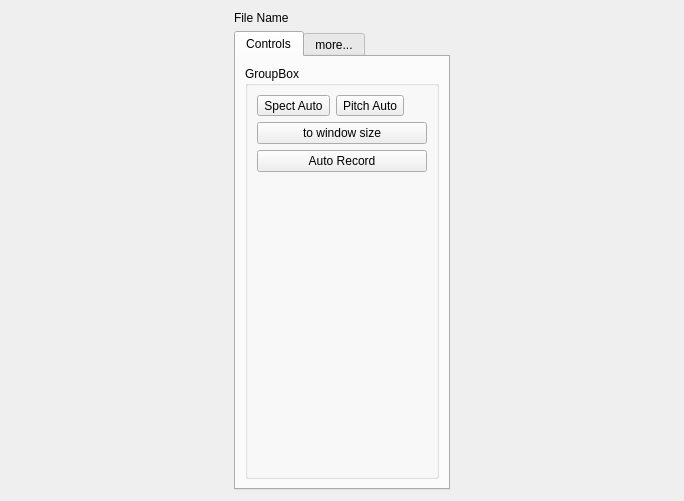
<?xml version="1.0" encoding="UTF-8"?>
<ui version="4.0">
 <class>GraphsWindow</class>
 <widget class="QWidget" name="GraphsWindow">
  <property name="geometry">
   <rect>
    <x>0</x>
    <y>0</y>
    <width>684</width>
    <height>501</height>
   </rect>
  </property>
  <property name="sizePolicy">
   <sizepolicy hsizetype="Preferred" vsizetype="Preferred">
    <horstretch>0</horstretch>
    <verstretch>0</verstretch>
   </sizepolicy>
  </property>
  <property name="windowTitle">
   <string>Form</string>
  </property>
  <layout class="QHBoxLayout" name="horizontalLayout_2">
   <item>
    <layout class="QVBoxLayout" name="verticalLayout">
     <property name="sizeConstraint">
      <enum>QLayout::SetDefaultConstraint</enum>
     </property>
     <item>
      <widget class="QLabel" name="fileNameLabel">
       <property name="sizePolicy">
        <sizepolicy hsizetype="Preferred" vsizetype="Preferred">
         <horstretch>0</horstretch>
         <verstretch>0</verstretch>
        </sizepolicy>
       </property>
       <property name="text">
        <string>File Name</string>
       </property>
       <property name="textFormat">
        <enum>Qt::AutoText</enum>
       </property>
       <property name="scaledContents">
        <bool>false</bool>
       </property>
       <property name="alignment">
        <set>Qt::AlignLeading|Qt::AlignLeft|Qt::AlignVCenter</set>
       </property>
       <property name="wordWrap">
        <bool>false</bool>
       </property>
      </widget>
     </item>
     <item>
      <widget class="QTabWidget" name="tabWidget">
       <property name="sizePolicy">
        <sizepolicy hsizetype="Fixed" vsizetype="Expanding">
         <horstretch>0</horstretch>
         <verstretch>0</verstretch>
        </sizepolicy>
       </property>
       <property name="currentIndex">
        <number>0</number>
       </property>
       <widget class="QWidget" name="tab_2">
        <attribute name="title">
         <string>Controls</string>
        </attribute>
        <layout class="QVBoxLayout" name="verticalLayout_3">
         <item>
          <widget class="QGroupBox" name="groupBox_2">
           <property name="title">
            <string>GroupBox</string>
           </property>
           <layout class="QFormLayout" name="formLayout">
            <item row="0" column="0">
             <widget class="QToolButton" name="specAutoBtn">
              <property name="text">
               <string>Spect Auto</string>
              </property>
              <property name="icon">
               <iconset resource="icons.qrc">
                <normaloff>:/icons/icons/audio_wave-26.png</normaloff>:/icons/icons/audio_wave-26.png</iconset>
              </property>
              <property name="toolButtonStyle">
               <enum>Qt::ToolButtonTextBesideIcon</enum>
              </property>
             </widget>
            </item>
            <item row="0" column="1">
             <widget class="QToolButton" name="pitchAutoBtn">
              <property name="text">
               <string>Pitch Auto</string>
              </property>
              <property name="icon">
               <iconset resource="icons.qrc">
                <normaloff>:/icons/icons/audio_wave-26.png</normaloff>:/icons/icons/audio_wave-26.png</iconset>
              </property>
              <property name="toolButtonStyle">
               <enum>Qt::ToolButtonTextBesideIcon</enum>
              </property>
             </widget>
            </item>
            <item row="2" column="0" colspan="2">
             <widget class="QPushButton" name="fitBtn">
              <property name="text">
               <string>to window size</string>
              </property>
              <property name="icon">
               <iconset resource="icons.qrc">
                <normaloff>:/icons/icons/expand-26.png</normaloff>:/icons/icons/expand-26.png</iconset>
              </property>
             </widget>
            </item>
            <item row="3" column="0" colspan="2">
             <widget class="QPushButton" name="autoRecordBtn">
              <property name="text">
               <string>Auto Record</string>
              </property>
              <property name="icon">
               <iconset resource="icons.qrc">
                <normaloff>:/icons/icons/voice_recognition_scan-26.png</normaloff>:/icons/icons/voice_recognition_scan-26.png</iconset>
              </property>
             </widget>
            </item>
           </layout>
          </widget>
         </item>
        </layout>
       </widget>
       <widget class="QWidget" name="tab">
        <attribute name="title">
         <string>more...</string>
        </attribute>
        <layout class="QVBoxLayout" name="verticalLayout_2">
         <item>
          <widget class="QGroupBox" name="groupBox">
           <property name="sizePolicy">
            <sizepolicy hsizetype="Fixed" vsizetype="Minimum">
             <horstretch>0</horstretch>
             <verstretch>0</verstretch>
            </sizepolicy>
           </property>
           <property name="layoutDirection">
            <enum>Qt::LeftToRight</enum>
           </property>
           <property name="title">
            <string>Controls</string>
           </property>
           <layout class="QGridLayout" name="gridLayout">
            <property name="sizeConstraint">
             <enum>QLayout::SetDefaultConstraint</enum>
            </property>
            <property name="leftMargin">
             <number>3</number>
            </property>
            <property name="topMargin">
             <number>3</number>
            </property>
            <property name="rightMargin">
             <number>3</number>
            </property>
            <property name="bottomMargin">
             <number>3</number>
            </property>
            <property name="spacing">
             <number>3</number>
            </property>
            <item row="2" column="2">
             <layout class="QHBoxLayout" name="horizontalLayout_5">
              <item>
               <widget class="QLabel" name="label_10">
                <property name="sizePolicy">
                 <sizepolicy hsizetype="Fixed" vsizetype="Preferred">
                  <horstretch>0</horstretch>
                  <verstretch>0</verstretch>
                 </sizepolicy>
                </property>
                <property name="text">
                 <string> MAX</string>
                </property>
               </widget>
              </item>
              <item>
               <widget class="QSpinBox" name="specMaxSpin">
                <property name="maximum">
                 <number>100</number>
                </property>
                <property name="value">
                 <number>100</number>
                </property>
               </widget>
              </item>
             </layout>
            </item>
            <item row="1" column="0">
             <widget class="QLabel" name="label_5">
              <property name="font">
               <font>
                <weight>75</weight>
                <bold>true</bold>
               </font>
              </property>
              <property name="text">
               <string>Spect:</string>
              </property>
             </widget>
            </item>
            <item row="7" column="2">
             <widget class="QPushButton" name="moreBtn">
              <property name="text">
               <string>increese by</string>
              </property>
              <property name="icon">
               <iconset resource="icons.qrc">
                <normaloff>:/icons/icons/zoom_in-26.png</normaloff>:/icons/icons/zoom_in-26.png</iconset>
              </property>
             </widget>
            </item>
            <item row="5" column="2">
             <widget class="QToolButton" name="applyBtn">
              <property name="text">
               <string>Apply</string>
              </property>
              <property name="icon">
               <iconset resource="icons.qrc">
                <normaloff>:/icons/icons/ok-26.png</normaloff>:/icons/icons/ok-26.png</iconset>
              </property>
              <property name="toolButtonStyle">
               <enum>Qt::ToolButtonTextBesideIcon</enum>
              </property>
             </widget>
            </item>
            <item row="14" column="0">
             <spacer name="verticalSpacer">
              <property name="orientation">
               <enum>Qt::Vertical</enum>
              </property>
              <property name="sizeHint" stdset="0">
               <size>
                <width>20</width>
                <height>40</height>
               </size>
              </property>
             </spacer>
            </item>
            <item row="11" column="0">
             <widget class="QToolButton" name="saveImage">
              <property name="text">
               <string>save to image</string>
              </property>
              <property name="icon">
               <iconset resource="icons.qrc">
                <normaloff>:/icons/icons/screenshot-26.png</normaloff>:/icons/icons/screenshot-26.png</iconset>
              </property>
              <property name="toolButtonStyle">
               <enum>Qt::ToolButtonTextBesideIcon</enum>
              </property>
             </widget>
            </item>
            <item row="5" column="0">
             <widget class="QToolButton" name="to3DBtn">
              <property name="text">
               <string>to 3D</string>
              </property>
              <property name="icon">
               <iconset resource="icons.qrc">
                <normaloff>:/icons/icons/fantasy-26.png</normaloff>:/icons/icons/fantasy-26.png</iconset>
              </property>
              <property name="toolButtonStyle">
               <enum>Qt::ToolButtonTextBesideIcon</enum>
              </property>
             </widget>
            </item>
            <item row="10" column="0">
             <widget class="QLabel" name="label_4">
              <property name="font">
               <font>
                <weight>75</weight>
                <bold>true</bold>
               </font>
              </property>
              <property name="text">
               <string>Export</string>
              </property>
              <property name="openExternalLinks">
               <bool>false</bool>
              </property>
             </widget>
            </item>
            <item row="9" column="0">
             <widget class="QSpinBox" name="scaleStepSpin">
              <property name="minimum">
               <number>1</number>
              </property>
              <property name="maximum">
               <number>1000</number>
              </property>
              <property name="singleStep">
               <number>10</number>
              </property>
              <property name="value">
               <number>500</number>
              </property>
             </widget>
            </item>
            <item row="7" column="0">
             <widget class="QPushButton" name="lessBtn">
              <property name="text">
               <string>decrease by</string>
              </property>
              <property name="icon">
               <iconset resource="icons.qrc">
                <normaloff>:/icons/icons/zoom_out-26.png</normaloff>:/icons/icons/zoom_out-26.png</iconset>
              </property>
             </widget>
            </item>
            <item row="3" column="0">
             <widget class="QLabel" name="label_6">
              <property name="font">
               <font>
                <weight>75</weight>
                <bold>true</bold>
               </font>
              </property>
              <property name="text">
               <string>Pitch:</string>
              </property>
             </widget>
            </item>
            <item row="11" column="2">
             <widget class="QToolButton" name="openImage">
              <property name="text">
               <string>open image</string>
              </property>
              <property name="icon">
               <iconset resource="icons.qrc">
                <normaloff>:/icons/icons/image_file-26.png</normaloff>:/icons/icons/image_file-26.png</iconset>
              </property>
              <property name="toolButtonStyle">
               <enum>Qt::ToolButtonTextBesideIcon</enum>
              </property>
             </widget>
            </item>
            <item row="2" column="0">
             <layout class="QHBoxLayout" name="horizontalLayout_4">
              <item>
               <widget class="QLabel" name="label_9">
                <property name="sizePolicy">
                 <sizepolicy hsizetype="Fixed" vsizetype="Preferred">
                  <horstretch>0</horstretch>
                  <verstretch>0</verstretch>
                 </sizepolicy>
                </property>
                <property name="text">
                 <string>MIN</string>
                </property>
               </widget>
              </item>
              <item>
               <widget class="QSpinBox" name="specMinSpin">
                <property name="maximum">
                 <number>100</number>
                </property>
               </widget>
              </item>
             </layout>
            </item>
            <item row="6" column="0">
             <widget class="QLabel" name="sizeLabel">
              <property name="font">
               <font>
                <weight>75</weight>
                <bold>true</bold>
               </font>
              </property>
              <property name="text">
               <string>Size:</string>
              </property>
             </widget>
            </item>
            <item row="4" column="2">
             <layout class="QHBoxLayout" name="horizontalLayout_3">
              <item>
               <widget class="QLabel" name="label_8">
                <property name="sizePolicy">
                 <sizepolicy hsizetype="Fixed" vsizetype="Preferred">
                  <horstretch>0</horstretch>
                  <verstretch>0</verstretch>
                 </sizepolicy>
                </property>
                <property name="text">
                 <string>MAX</string>
                </property>
               </widget>
              </item>
              <item>
               <widget class="QSpinBox" name="pitchMaxSpin">
                <property name="maximum">
                 <number>99999</number>
                </property>
                <property name="singleStep">
                 <number>10</number>
                </property>
               </widget>
              </item>
             </layout>
            </item>
            <item row="13" column="0">
             <widget class="QPushButton" name="recordBtn">
              <property name="text">
               <string>Record</string>
              </property>
              <property name="icon">
               <iconset resource="icons.qrc">
                <normaloff>:/icons/icons/record-26.png</normaloff>:/icons/icons/record-26.png</iconset>
              </property>
             </widget>
            </item>
            <item row="4" column="0">
             <layout class="QHBoxLayout" name="horizontalLayout">
              <item>
               <widget class="QLabel" name="label_7">
                <property name="sizePolicy">
                 <sizepolicy hsizetype="Fixed" vsizetype="Preferred">
                  <horstretch>0</horstretch>
                  <verstretch>0</verstretch>
                 </sizepolicy>
                </property>
                <property name="text">
                 <string>MIN</string>
                </property>
               </widget>
              </item>
              <item>
               <widget class="QSpinBox" name="pitchMinSpin">
                <property name="sizePolicy">
                 <sizepolicy hsizetype="Minimum" vsizetype="Fixed">
                  <horstretch>0</horstretch>
                  <verstretch>0</verstretch>
                 </sizepolicy>
                </property>
                <property name="maximum">
                 <number>99999</number>
                </property>
                <property name="singleStep">
                 <number>10</number>
                </property>
               </widget>
              </item>
             </layout>
            </item>
            <item row="12" column="0">
             <widget class="QLabel" name="recordLabel">
              <property name="font">
               <font>
                <weight>75</weight>
                <bold>true</bold>
               </font>
              </property>
              <property name="text">
               <string>Record</string>
              </property>
             </widget>
            </item>
           </layout>
          </widget>
         </item>
        </layout>
       </widget>
      </widget>
     </item>
    </layout>
   </item>
  </layout>
 </widget>
 <resources>
  <include location="icons.qrc"/>
 </resources>
 <connections/>
</ui>
